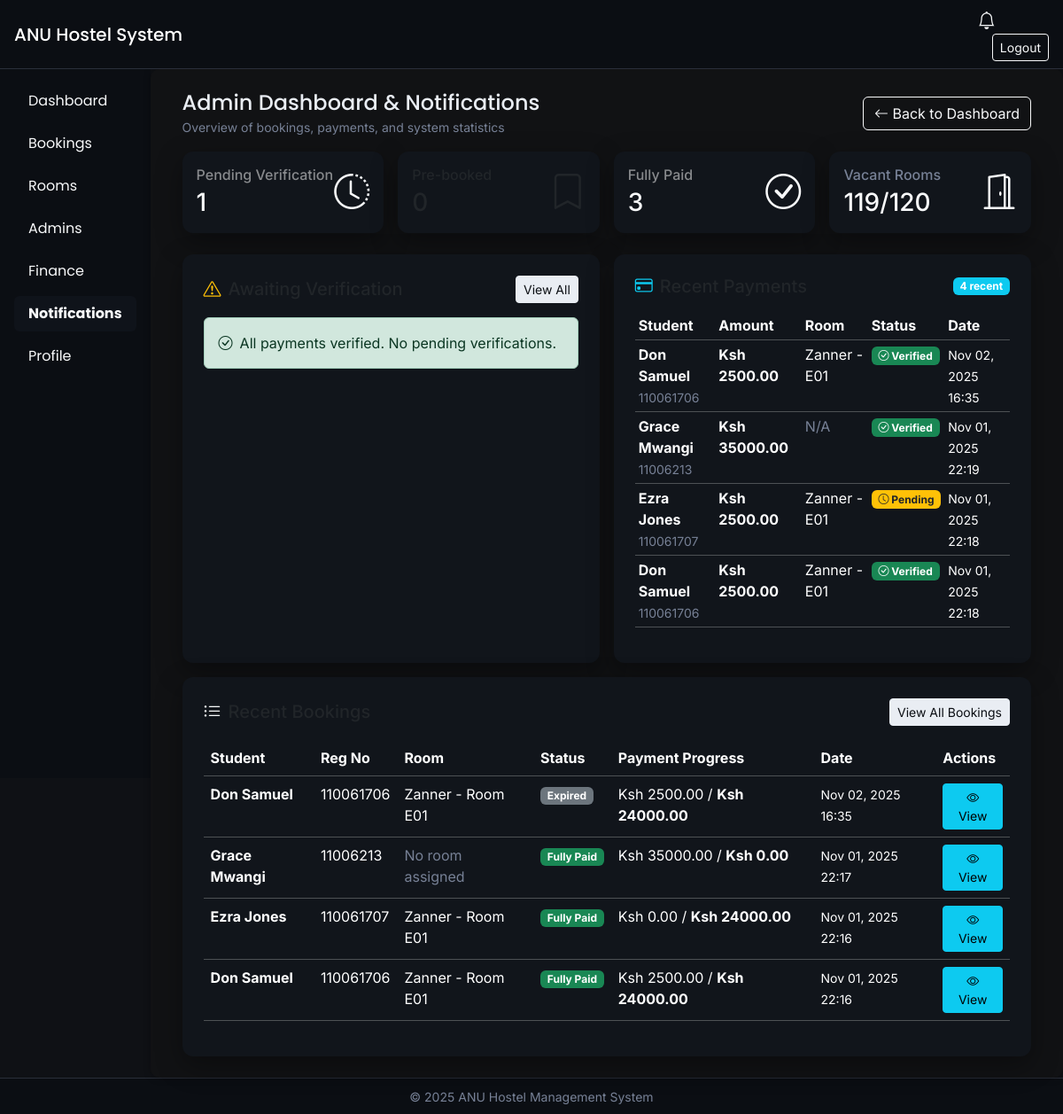
Page /admin-notifications/ (signed in) on the earlier database version.
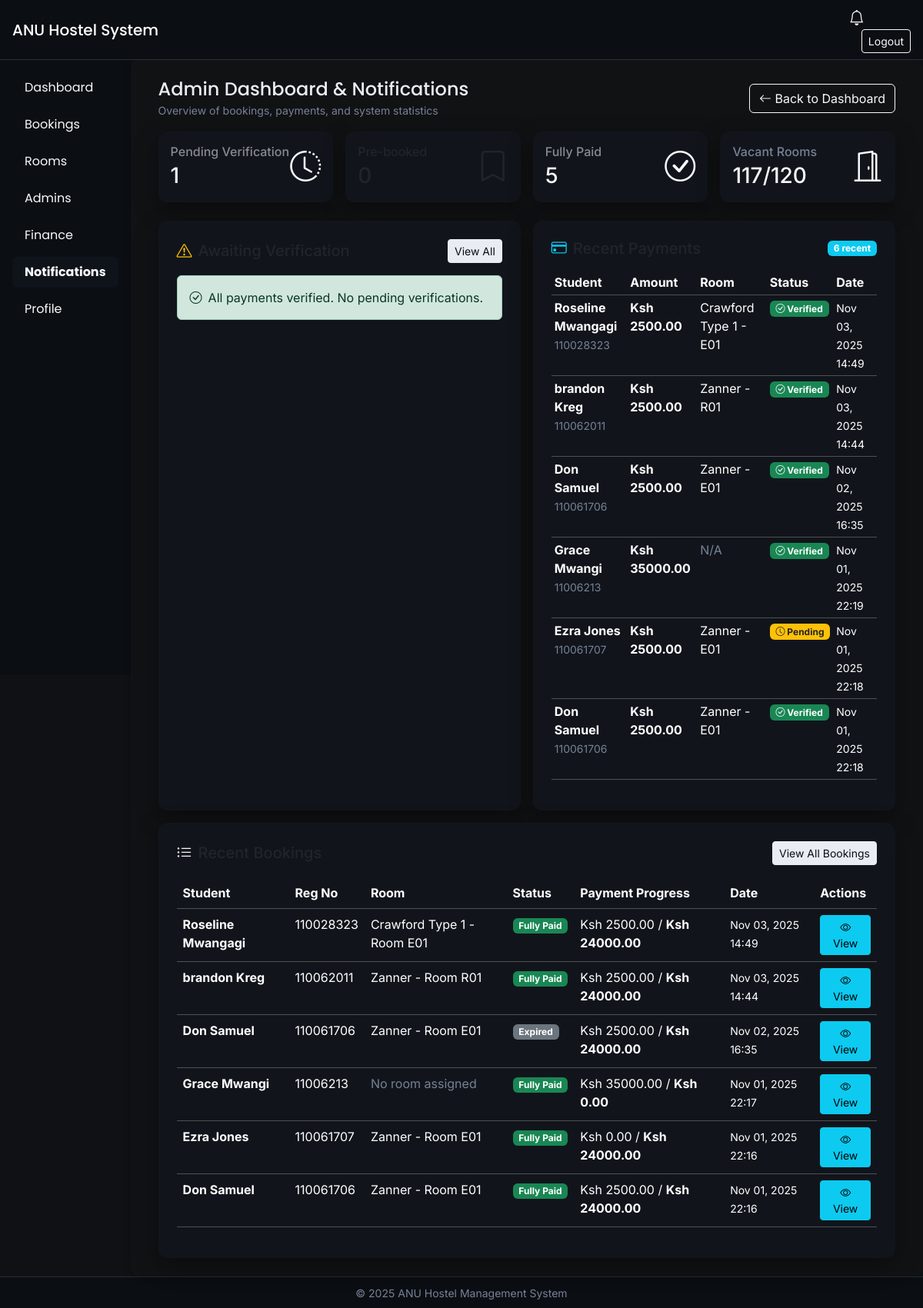
Same page on the later database version.
### core/models.py (models this page shows, shortened)
class Payment(models.Model):
    booking = models.ForeignKey(Booking, on_delete=models.CASCADE, related_name='payments')
    amount = models.DecimalField(max_digits=10, decimal_places=2)
    date_paid = models.DateTimeField(auto_now_add=True)
    payment_type = models.CharField(max_length=20, choices=[
        ('prepayment', 'Prepayment'),
        ('full', 'Full Payment'),
    ])
    verified = models.BooleanField(default=False)

class Booking(models.Model):
    STATUS_CHOICES = [
        ('prebooked', 'Pre-booked'),
        ('paid', 'Fully Paid'),
        ('expired', 'Expired'),
    ]
    student = models.ForeignKey(Student, on_delete=models.CASCADE, related_name='bookings')
    room = models.ForeignKey(Room, on_delete=models.SET_NULL, null=True, blank=True)
    date_booked = models.DateTimeField(auto_now_add=True)
    status = models.CharField(max_length=20, choices=STATUS_CHOICES, default='prebooked')
    expiry_date = models.DateField(null=True, blank=True)
    def get_total_paid(self):
        return sum(p.amount for p in self.payments.filter(verified=True))
    def get_total_due(self):
        if self.room:
            return self.room.price
        return 0

class Student(models.Model):
    user = models.OneToOneField(User, on_delete=models.CASCADE)
    reg_no = models.CharField(max_length=50, unique=True)
    phone = models.CharField(max_length=15, blank=True, null=True)
    course = models.CharField(max_length=100, blank=True, null=True)
    year_of_study = models.CharField(max_length=20, blank=True, null=True)
    gender = models.CharField(max_length=10, blank=True, null=True)

class Room(models.Model):
    hostel = models.ForeignKey(Hostel, on_delete=models.CASCADE, related_name='rooms')
    room_number = models.CharField(max_length=10)
    capacity = models.PositiveIntegerField(default=2)
    is_vacant = models.BooleanField(default=True)
    price = models.DecimalField(max_digits=10, decimal_places=2, default=24000)
    description = models.TextField(blank=True, null=True)

class Hostel(models.Model):
    GENDER_CHOICES = [
        ('Male', 'Male'),
        ('Female', 'Female'),
    ]
    ROOM_TYPE_CHOICES = [
        ('Type 1', 'Type 1'),
        ('Ensuite', 'Ensuite'),
        ('Regular', 'Regular'),
    ]
    name = models.CharField(max_length=100)
    gender = models.CharField(max_length=10, choices=GENDER_CHOICES, default='Male')
    type = models.CharField(max_length=20, choices=ROOM_TYPE_CHOICES, default='Regular')
    description = models.TextField(blank=True, null=True)

### core/views.py (the view)
# urls.py: path('admin-notifications/', views.admin_notifications_page, name='admin_notifications_page'),
@login_required
def admin_notifications_page(request):
    if not request.user.is_staff:
        return redirect('student_dashboard')
    awaiting_verification = Booking.objects.filter(
        status='prebooked',
        payments__verified=False
    ).distinct().select_related('student', 'room', 'room__hostel').order_by('-date_booked')[:20]
    recent_bookings = Booking.objects.select_related('student', 'room', 'room__hostel').order_by('-date_booked')[:20]
    recent_payments = Payment.objects.select_related('booking', 'booking__student', 'booking__room', 'booking__room__hostel').order_by('-date_paid')[:20]
    total_prebooked = Booking.objects.filter(status='prebooked').count()
    total_fully_paid = Booking.objects.filter(status='paid').count()
    total_expired = Booking.objects.filter(status='expired').count()
    pending_payments_count = Payment.objects.filter(verified=False).count()
    total_rooms = Room.objects.count()
    vacant_rooms = Room.objects.filter(is_vacant=True).count()
    occupied_rooms = total_rooms - vacant_rooms
    context = {
        'awaiting_verification': awaiting_verification,
        'recent_bookings': recent_bookings,
        'recent_payments': recent_payments,
        'total_prebooked': total_prebooked,
        'total_fully_paid': total_fully_paid,
        'total_expired': total_expired,
        'pending_payments_count': pending_payments_count,
        'total_rooms': total_rooms,
        'vacant_rooms': vacant_rooms,
        'occupied_rooms': occupied_rooms,
    }
    return render(request, 'admin_notifications.html', context)

### core/context_processors.py (called while the page is built, shortened)
def notification_context(request):
    if request.user.is_authenticated:
        return {
            'user_notifications': [],
            'unread_notifications_count': 0,
            'can_view_roommates': False,
        }
    return {
        'user_notifications': [],
        'unread_notifications_count': 0,
        'can_view_roommates': False,
    }

### core/templates/admin_notifications.html (shortened to what the changed rows need)
{% extends 'base.html' %}
{% block content %}
<div class="container-fluid">
    <div class="row g-3 mb-4">
        <div class="col-md-3">
            <div class="card bg-success text-light p-3">
                <div class="d-flex justify-content-between align-items-center">
                    <div>
                        <h6 class="text-white-50 mb-1">Fully Paid</h6>
                        <h3 class="mb-0">{{ total_fully_paid }}</h3>
                    </div>
                </div>
            </div>
        </div>
        <div class="col-md-3">
            <div class="card bg-secondary text-light p-3">
                <div class="d-flex justify-content-between align-items-center">
                    <div>
                        <h6 class="text-muted mb-1">Vacant Rooms</h6>
                        <h3 class="mb-0">{{ vacant_rooms }}/{{ total_rooms }}</h3>
                    </div>
                </div>
            </div>
        </div>
    </div>
    <div class="row g-3">
        <div class="col-lg-6">
            <div class="card p-4 h-100">
                <div class="d-flex justify-content-between align-items-center mb-3">
                    <h5 class="mb-0"><i class="bi bi-credit-card text-info me-2"></i>Recent Payments</h5>
                    <span class="badge bg-info">{{ recent_payments|length }} recent</span>
                </div>
                {% if recent_payments %}
                    <div class="table-responsive">
                        <table class="table table-dark table-sm">
                            <thead>
                                <tr>
                                    <th>Student</th>
                                    <th>Amount</th>
                                    <th>Room</th>
                                    <th>Status</th>
                                    <th>Date</th>
                                </tr>
                            </thead>
                            <tbody>
                                {% for p in recent_payments %}
                                <tr>
                                    <td>
                                        <strong>{{ p.booking.student.user.get_full_name }}</strong><br>
                                        <small class="text-muted">{{ p.booking.student.reg_no }}</small>
                                    </td>
                                    <td><strong>Ksh {{ p.amount|floatformat:2 }}</strong></td>
                                    <td>
                                        {% if p.booking.room %}
                                            {{ p.booking.room.hostel.name }} - {{ p.booking.room.room_number }}
                                        {% else %}
                                            <span class="text-muted">N/A</span>
                                        {% endif %}
                                    </td>
                                    <td>
                                        {% if p.verified %}
                                            <span class="badge bg-success"><i class="bi bi-check-circle"></i> Verified</span>
                                        {% else %}
                                            <span class="badge bg-warning text-dark"><i class="bi bi-clock"></i> Pending</span>
                                        {% endif %}
                                    </td>
                                    <td><small>{{ p.date_paid|date:"M d, Y H:i" }}</small></td>
                                </tr>
                                {% endfor %}
                            </tbody>
                        </table>
                    </div>
                {% else %}
                    <div class="alert alert-info">
                        <i class="bi bi-info-circle me-2"></i>No recent payments.
                    </div>
                {% endif %}
            </div>
        </div>
        <div class="col-12">
            <div class="card p-4">
                {% if recent_bookings %}
                    <div class="table-responsive">
                        <table class="table table-dark table-hover">
                            <thead>
                                <tr>
                                    <th>Student</th>
                                    <th>Reg No</th>
                                    <th>Room</th>
                                    <th>Status</th>
                                    <th>Payment Progress</th>
                                    <th>Date</th>
                                    <th>Actions</th>
                                </tr>
                            </thead>
                            <tbody>
                                {% for b in recent_bookings %}
                                <tr>
                                    <td><strong>{{ b.student.user.get_full_name }}</strong></td>
                                    <td>{{ b.student.reg_no }}</td>
                                    <td>
                                        {% if b.room %}
                                            {{ b.room.hostel.name }} - Room {{ b.room.room_number }}
                                        {% else %}
                                            <span class="text-muted">No room assigned</span>
                                        {% endif %}
                                    </td>
                                    <td>
                                        {% if b.status == 'paid' %}
                                            <span class="badge bg-success">Fully Paid</span>
                                        {% elif b.status == 'prebooked' %}
                                            <span class="badge bg-warning text-dark">Pre-booked</span>
                                        {% else %}
                                            <span class="badge bg-secondary">Expired</span>
                                        {% endif %}
                                    </td>
                                    <td>
                                        Ksh {{ b.get_total_paid|floatformat:2 }} /
                                        <strong>Ksh {{ b.get_total_due|floatformat:2|default:"0.00" }}</strong>
                                    </td>
                                    <td><small>{{ b.date_booked|date:"M d, Y H:i" }}</small></td>
                                    <td>
                                        <a href="{% url 'manage_bookings' %}?search={{ b.student.reg_no }}" class="btn btn-sm btn-info">
                                            <i class="bi bi-eye"></i> View
                                        </a>
                                    </td>
                                </tr>
                                {% endfor %}
                            </tbody>
                        </table>
                    </div>
                {% else %}
                    <div class="alert alert-info">
                        <i class="bi bi-info-circle me-2"></i>No recent bookings.
                    </div>
                {% endif %}
            </div>
        </div>
    </div>
</div>
{% endblock %}

Differences in the rows shown:
added Payment: booking.student.user.get_full_name "Roseline Mwangagi", booking.student.reg_no "110028323", amount "2500.00", booking.room.hostel.name "Crawford Type 1", booking.room.room_number "E01", verified True (drawn), date_paid "Nov 03, 2025 14:49"
added Payment: booking.student.user.get_full_name "brandon Kreg", booking.student.reg_no "110062011", amount "2500.00", booking.room.hostel.name "Zanner", booking.room.room_number "R01", verified True (drawn), date_paid "Nov 03, 2025 14:44"
added Booking: student.user.get_full_name "Roseline Mwangagi", student.reg_no "110028323", room.hostel.name "Crawford Type 1", room.room_number "E01", status "Fully Paid", get_total_paid "2500.00", get_total_due "24000.00", date_booked "Nov 03, 2025 14:49"
added Booking: student.user.get_full_name "brandon Kreg", student.reg_no "110062011", room.hostel.name "Zanner", room.room_number "R01", status "Fully Paid", get_total_paid "2500.00", get_total_due "24000.00", date_booked "Nov 03, 2025 14:44"
Other differences:
{{ total_fully_paid }}: "3" → "5"
{{ vacant_rooms }}: "119" → "117"
{{ recent_payments|length }}: "4" → "6"
